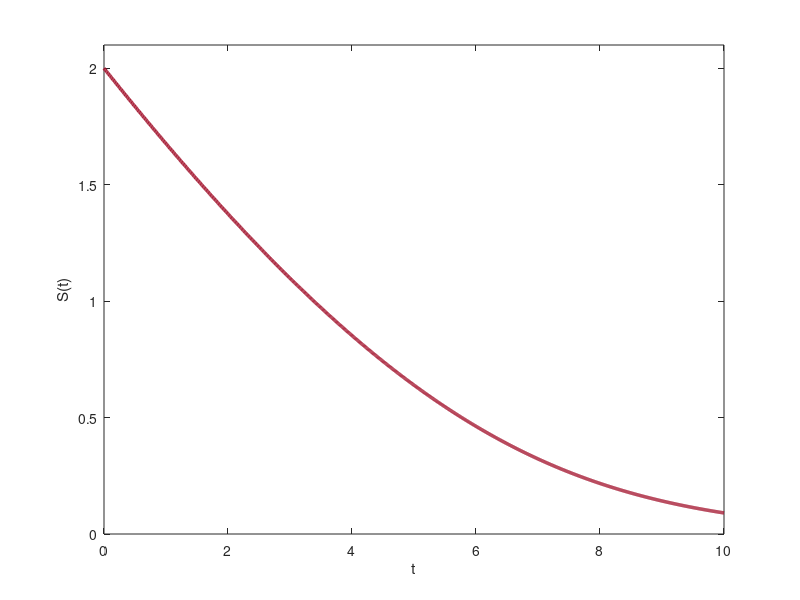

Write the MATLAB code that produced this figure.
% Abb. 3.19: Michaelis-Menten-Kinetik, Näherungslösung mit dem Euler-Verfahren (Buch, Abschnitt 3.4, Gl. 3.24 und 3.26)
% dS/dt = -kmax S/(k50 + S) mit kmax = 0.5, k50 = 1, S(0) = 2; Euler-Verfahren S_{n+1} = S_n + h f(S_n) mit h = 0.01
% (c) 2026 Philipp Kügler · Programm zum Buch „Dynamische Systeme in den Lebenswissenschaften“ · MIT-Lizenz (siehe LICENSE)
kmax = 0.5; k50 = 1;
f = @(S) -kmax * S / (k50 + S);
h = 0.01; T = 10;
N = round(T / h);
t = h * (0:N);
S = zeros(1, N + 1); S(1) = 2;
for n = 1:N
    S(n + 1) = S(n) + h * f(S(n));                       % ein Euler-Schritt
end
for tt = [2 5 10]
    fprintf('S(%2d) ≈ %.4f\n', tt, S(round(tt / h) + 1));
end
plot(t, S, 'Color', [0.64 0.08 0.18], 'LineWidth', 2.5);
xlabel('t'); ylabel('S(t)'); ylim([0 2.1]);
